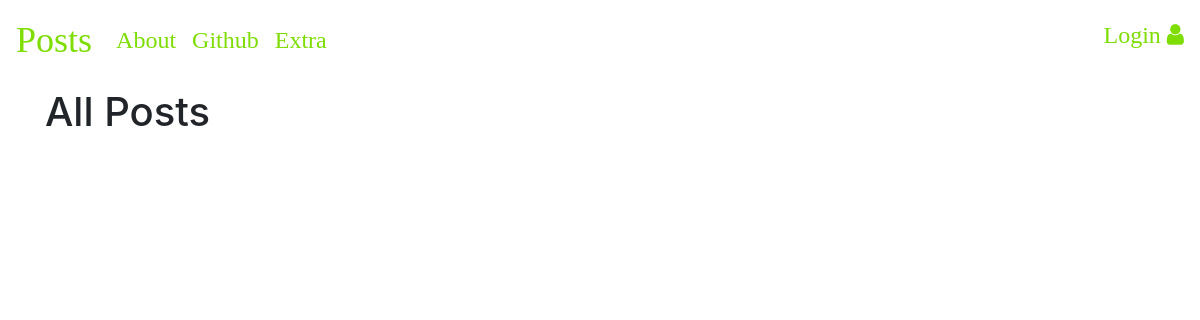
The app's page /, older data.
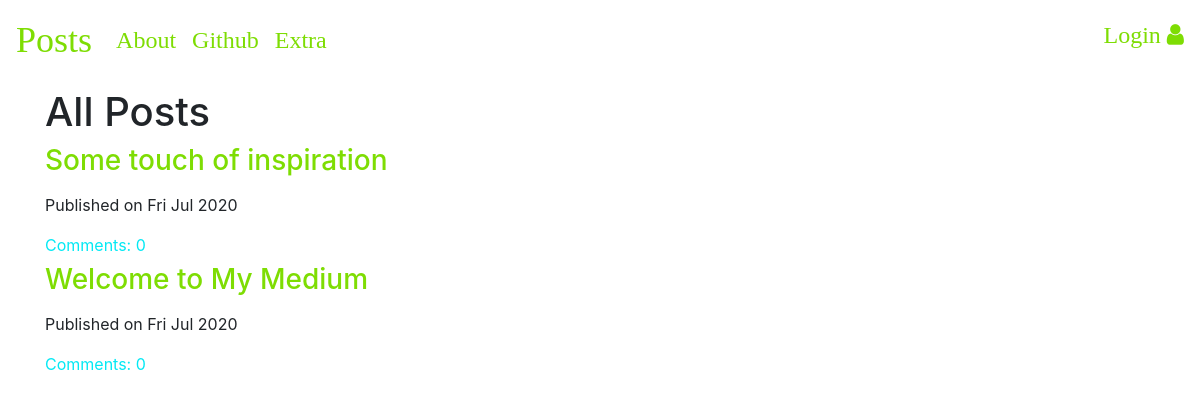
The same page, newer data.
### blog_app/models.py (models this page shows, shortened)
class Post(models.Model):
    author = models.ForeignKey('auth.User', on_delete = models.CASCADE, default = 'auth.User')
    title = models.CharField(max_length = 54)
    text = models.TextField()
    create_date = models.DateTimeField(default = timezone.now)
    publish_date = models.DateTimeField(blank=True, null = True)
    def approve_comment(self):
        return self.comments.filter(approved_comment = True)

### blog_app/views.py (the view)
# urls.py: path('', views.PostListView.as_view(), name = 'post_list'),
class PostListView(ListView):
    model = Post
    context_object_name = "post_list"
    template_name = 'post_list.html'
    def get_queryset(self):
        return Post.objects.filter(publish_date__lte = timezone.now()).order_by("-publish_date")

### blog_app/templates/blog_app/post_list.html
{%extends 'blog_app/base.html'%}
{% block body_block%}
<div class="centerstage">
  <h1>All Posts</h1>
  {% for post in post_list%}
  <div class="posta">
    <h3><a href="{% url 'post_detail' pk=post.pk%}">{{post.title}}</a></h3>
    <div class="date">
      <p>Published on {{post.publish_date|date:"D M Y"}}</p>
    </div>
    <a href="{% url 'post_detail' pk=post.pk%}">Comments: {{post.approve_comment.count }}</a>
  </div>
  {%endfor%}
</div>
{% endblock %}

Row changes from the older to the newer data that the page shows:
added Post: title "Some touch of inspiration", publish_date "Fri Jul 2020", approve_comment.count "0"
now on this page (row edited): Post: title "Welcome to My Medium", publish_date "Fri Jul 2020", approve_comment.count "0"
